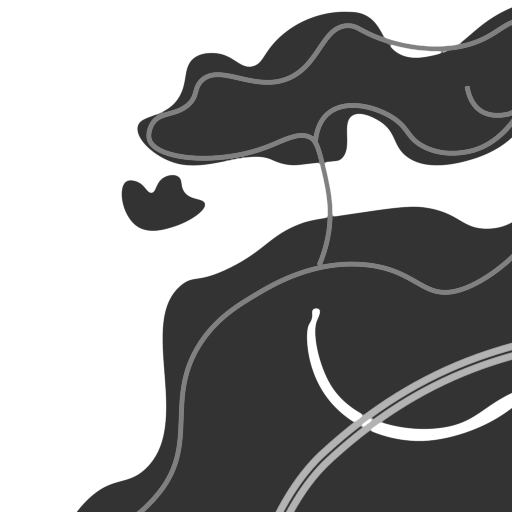
#> input picture scripts/map_art/hires/R1C1.png, 1024 x 1024 px, given in place of MapTileTopLeft.png, which was not available (shown at 1/2 size)
$ python hires_map.py hires/R1C1.png
#> lines starting #> are read from the running program, lines starting #| are printed output that depends on the picture
"""Build the 4096x4096 (4x4 tiles of 1024) map from the 2048 live minimap.

Input : tiles/MapTile{TopLeft,TopRight,BottomLeft}.png + clean/MapTileBottomRight.png
Output: hires/work/*.png (candidate full images + comparison crops),
        hires/R{row}C{col}.png (chosen candidate, 16 tiles), hires/manifest.json

Candidates (see HIRES_OPTIONS.md; compared ones in COMPARE):
  A  premultiplied Lanczos 2x (baseline)
  B  A + unsharp mask
  C/D class re-render: per-class coverage masks (from decompose), bicubic 2x, re-threshold
  E..N level-set re-render (LEVELSET table): bicubic 2x of the cleaned grey, optional Gaussian
       smoothing, then a piecewise re-threshold between adjacent palette levels; alpha from the
       class solid mask with its own smoothing
  M  CHOSEN: grey level-set unsmoothed (slope 2), alpha smoothed (sigma 2.6 at 4096, slope 4.5)

Class model: the map is pure grey. Classes are background (transparent), block (51) and three
road tiers (128 streets, 153 secondary/coast roads, 179 highways). Each pixel is decomposed
into coverages (solid S, road tier R_k) using its grey level and the pure classes nearby;
partial-alpha pixels (whose rgb is contaminated by the light matte of the transparent area)
take their class split from their opaque neighbours. Masks are upscaled with bicubic (centre-
aligned, so 2048 pixel x maps exactly to 4096 pixels 2x..2x+1), re-thresholded with an
anti-aliasing ramp, and recoloured with the palette. Fully transparent pixels get the colour
of the nearest drawn class (no light fringes under bilinear sampling).

Requires Pillow (py -3). Run: py -3 hires_map.py [--only D]
"""
import json
import pathlib
import sys

from PIL import Image, ImageFilter, ImageMath

HERE = pathlib.Path(__file__).parent
OUT = HERE / "hires"
WORK = OUT / "work"
SRC_SIZE = 2048
DST_SIZE = 4096
TILE = 1024
BLOCK = 51
ROADS = (128, 153, 179)
PURE_TOL = 2

CROPS = {  # name: (centre x, centre y in 2048 px, half-size in src px, zoom vs 2048)
    "roundabout": (1150, 1085, 36, 4),
    "diagonal": (1120, 960, 36, 4),
    "coast": (1470, 1203, 16, 8),
    "hub": (1024, 1024, 24, 6),
    "islands": (330, 110, 48, 4),
    "junction": (1189, 1030, 12, 8),
}
CHOSEN = "M"
COMPARE = ["A", "B", "C", "E", "J", "M"]
LABELS = {"A": "A lanczos", "B": "B lanczos+unsharp", "C": "C class masks", "D": "D class masks smoothed",
          "E": "E level-set", "F": "F level-set smoothed", "G": "G level-set smoother",
          "H": "H level-set flat", "J": "J level-set flat, steep", "K": "K level-set flat",
          "M": "M level-set + smooth coast (CHOSEN)", "N": "N level-set light smooth"}


def load_source():
    offs = {"TopLeft": (0, 0), "TopRight": (1024, 0), "BottomLeft": (0, 1024), "BottomRight": (1024, 1024)}
    full = Image.new("RGBA", (SRC_SIZE, SRC_SIZE))
#> full: PIL image 2048x2048 RGBA; every value is 0
    for name, o in offs.items():
        folder = "clean" if name == "BottomRight" else "tiles"
        full.paste(Image.open(HERE / folder / ("MapTile%s.png" % name)).convert("RGBA"), o)
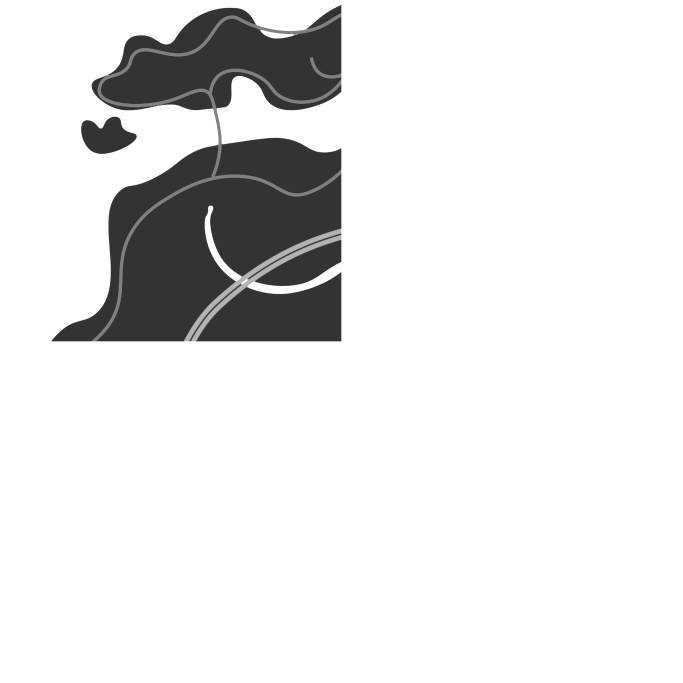
#> full: PIL image 2048x2048 RGBA (shown at 1/3 size); mean R, G, B, A 13.9, 13.9, 13.9, 34; transparent parts drawn white
#> pass 2 of the loop in load_source, `for name, o in offs.items():`:
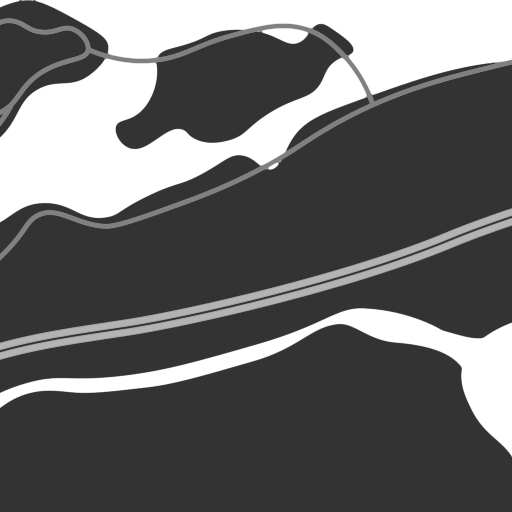
#> input picture scripts/map_art/hires/R1C2.png, 1024 x 1024 px, given in place of MapTileTopRight.png, which was not available (shown at 1/2 size)
#> in load_source, `full.paste(Image.open(HERE / folder / ("MapTile%s.png" % name)).conver..`:
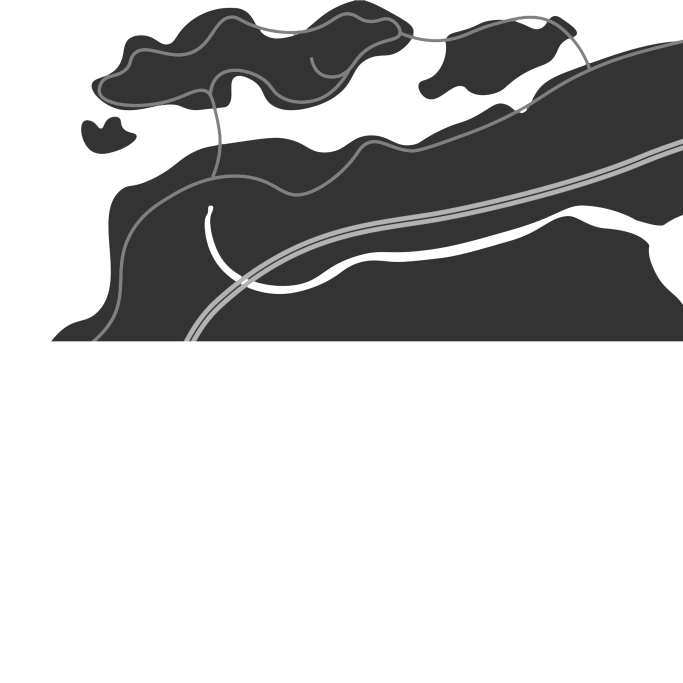
#> full: PIL image 2048x2048 RGBA (shown at 1/3 size); mean R, G, B, A 28, 28, 28, 82.7; transparent parts drawn white
    return full


# ---------------------------------------------------------------- class decomposition


# [139 lines left out: functions decompose, upscale_mask, compose, fill_transparent_colour, premul_resize, not called in this run]


LEVELS = (BLOCK,) + ROADS


# [73 lines left out: functions level_lut, present_levels_map, clean_grey, levelset, not called in this run]


# name: (grey sigma, grey slope, alpha sigma, alpha slope), sigma in 4096 px
LEVELSET = {"E": (0.0, 2.0, 0.0, 2.0), "F": (1.1, 3.2, 1.1, 3.2), "G": (1.5, 3.6, 2.6, 4.5), "H": (2.0, 4.2, 3.2, 5.0), "J": (1.5, 6.0, 2.6, 4.5), "M": (0.0, 2.0, 2.6, 4.5), "N": (0.8, 2.6, 2.6, 4.5), "K": (1.2, 5.0, 2.6, 4.5),
            "P": (1.5, 3.6, 2.6, 4.5, True), "Q": (2.0, 4.2, 3.2, 5.0, True)}


# [36 lines left out: functions candidate, display_crop, label, not called in this run]


def main():
    """py -3 hires_map.py [--only X] [--work DIR]. Candidate 4096 images go to --work (default
    hires/work, not committed); comparison sheets to hires/compare; chosen tiles to hires/."""
    global WORK
    only = sys.argv[sys.argv.index("--only") + 1] if "--only" in sys.argv else None
    if "--work" in sys.argv:
        WORK = pathlib.Path(sys.argv[sys.argv.index("--work") + 1])
    WORK.mkdir(parents=True, exist_ok=True)
    cmp_dir = OUT / "compare"
    cmp_dir.mkdir(parents=True, exist_ok=True)
    src = load_source()
    names = [only] if only else COMPARE
    masks = None
    if any(n not in ("A", "B") for n in names):
        print("decomposing ...")
        masks = decompose(src)
    results = {}
    for name in names:
        print("candidate", name)
        img = candidate(name, src, masks)
        img.save(WORK / ("cand_%s.png" % name))
        results[name] = img
    if only:
        return
    for crop, (cx, cy, half, zoom) in CROPS.items():
        tiles = [label(display_crop(src, cx, cy, 1, zoom, half), "live 2048 (as shown now)")]
        tiles += [label(display_crop(results[n], cx, cy, 2, zoom, half), LABELS[n]) for n in names]
        w = tiles[0].width
        cols = 4 if len(tiles) > 4 else len(tiles)
        rows = (len(tiles) + cols - 1) // cols
        sheet = Image.new("RGBA", (cols * (w + 6) - 6, rows * (w + 6) - 6), (0, 0, 0, 255))
        for i, t in enumerate(tiles):
            sheet.paste(t, ((i % cols) * (w + 6), (i // cols) * (w + 6)))
        sheet.save(cmp_dir / ("compare_%s_%dx.png" % (crop, zoom)))
    write_tiles(results[CHOSEN], CHOSEN)


# [30 lines left out: function write_tiles, not called in this run]


if __name__ == "__main__":
#> (the run stopped early here; a loop or call above may not have finished)
